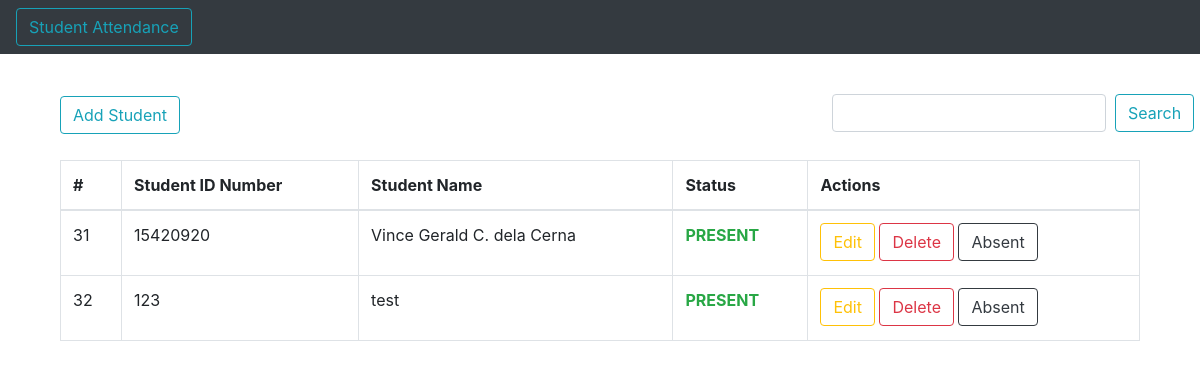
Before: / with the older database file.
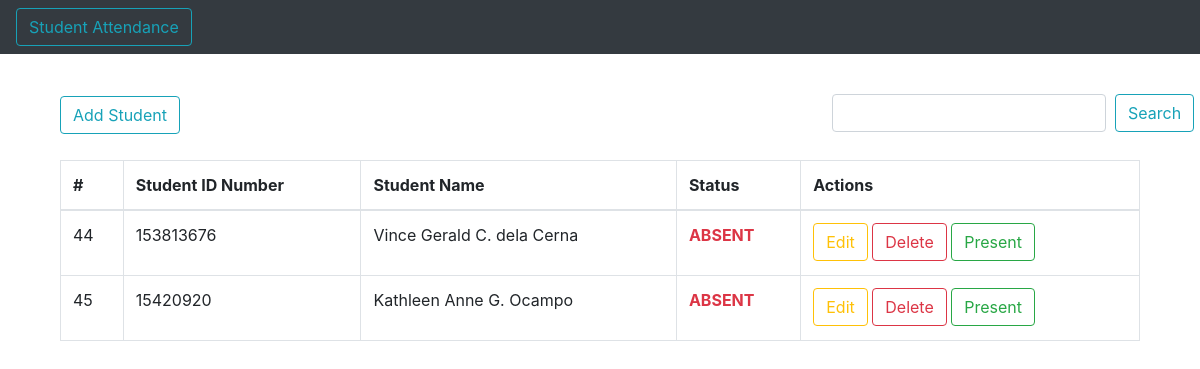
After: the same page with the newer database file.
### tables this page shows
CREATE TABLE `attendance` (
  `id` int(11) NOT NULL,
  `idnumber` varchar(50) NOT NULL,
  `name` varchar(50) NOT NULL,
  `status` varchar(11) NOT NULL DEFAULT 'ABSENT'
);

### database.php (called while the page is built, shortened)
<?php
    function database(){
        $database = "attendance";
        $host = "localhost";
        $username = "root";
        $password = "";
        return new PDO("mysql:host=$host; dbname=$database;", $username,$password);
    }
    function Students(){
        $db = database();
        $sql = "SELECT * from attendance";
        $rows = $db->prepare($sql);
        $rows->execute();
        $data = $rows->fetchAll(PDO::FETCH_ASSOC);
        return $data;
    }
?>

### index.php (the view, shortened to what this page needs)
<?php
    require("database.php");
    if(isset($_POST['search'])  && $_POST['text'] != ""){
        $a = $_POST['text'];
        $data = search($a);
    }
    else{
        $data = Students();
    }
?>
<!DOCTYPE html>
<html lang="en">
<head>
    <link rel="stylesheet" href="css/bootstrap.min.css">
</head>
<body>
    <div class="container">
        <div class="container">
            <nav class="navbar fixed-top navbar-expand-lg bg-dark">
                <a class="btn btn-outline-info my-2 my-sm-0" href="#">Student Attendance</a>
            </nav>
        </div>
        <br><br><br><br>
        <div class="container">
            <button type="button" class="btn btn-outline-info" data-toggle="modal" data-target="#addStudent">Add Student</button>
            <form class="form-inline" method="POST" style="margin-left:70%; margin-top:-40px;">
                <div class="form-group mx-sm-3 mb-2">
                    <input type="text" class="form-control" name="text">&nbsp;&nbsp;
                    <button type="submit" class="btn btn-outline-info" name="search">Search</button>
                </div>
            </form>
        </div>
        <div class="container" style="margin-top:20px;">
            <table class="table table-bordered">
                <thead>
                    <tr>
                        <th scope="col">#</th>
                        <th scope="col">Student ID Number</th>
                        <th scope="col">Student Name</th>
                        <th scope="col">Status</th>
                        <th scope="col">Actions </th>
                    </tr>
                </thead>
                <tbody>
                    <?php foreach($data as $d): ?>
                        <tr>
                            <td><?php echo $d['id']; ?></td>
                            <td><?php echo $d['idnumber'] ?></td>
                            <td><?php echo $d['name'] ?></td>
                            <td><?php if($d['status'] == 'PRESENT'){ ?>
                            <?php echo '<p class="font-weight-bold text-success">PRESENT</p>'; } else { ?>
                            <?php echo '<p class="font-weight-bold text-danger">ABSENT</p>'; } ?>
                            </td>
                            <td><button type="button" class="btn btn-outline-warning" data-toggle="modal" data-target="#editStudent<?php echo $d['id'] ?>">Edit</button>
                            <button type="button" class="btn btn-outline-danger" data-toggle="modal" data-target="#deleteStudent<?php echo $d['id'] ?>">Delete</button>
                            <?php
                                if($d['status'] == 'PRESENT'){ ?>
                                    <button type="button" class="btn btn-outline-dark" data-toggle="modal" data-target="#absentStudent<?php echo $d['id'] ?>">Absent</button>
                            <?php    }
                                else{ ?>
                                    <button type="button" class="btn btn-outline-success" data-toggle="modal" data-target="#presentStudent<?php echo $d['id'] ?>">Present</button>
                             <?php   }
                            ?>
                            </td>
                        </tr>
                    <?php endforeach; ?>
                </tbody>
            </table>
        </div>
    </div>
</body>
</html>

Changed rows visible on the page:
removed attendance: id "31", idnumber "15420920", name "Vince Gerald C. dela Cerna", status "PRESENT"
removed attendance: id "32", idnumber "123", name "test", status "PRESENT"
added attendance: id "44", idnumber "153813676", name "Vince Gerald C. dela Cerna", status "ABSENT"
added attendance: id "45", idnumber "15420920", name "Kathleen Anne G. Ocampo", status "ABSENT"
